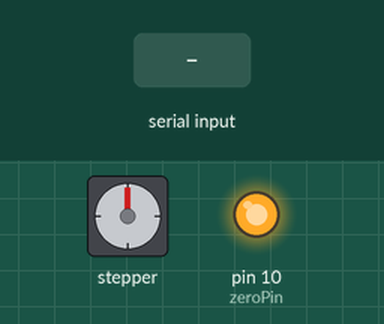
Simulated run of this sketch. Board: Arduino Uno, built with avr-gcc and run on an emulated ATmega328P. Shown: stepper motor, output pins drawn as LEDs (lit = HIGH). Wiring (inferred from the names in the program): stepper motor driver (200 steps per turn assumed): step pin 9; direction pin 8. The inputs (shaded band) are chosen by the test bench. Pins used as bus, display or sensor lines are not drawn; what the sketch prints to the serial monitor is not drawn.

Above: at 2.2 s.
2.3 s: "spin 150\n" received over Serial
At 4.2 s:
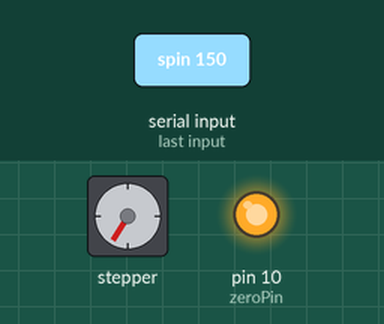
5.1 s: "spin 150\n" received over Serial
At 7.6 s:
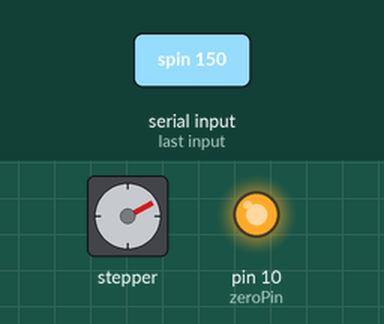
Timing chart, 0 to 9.1 s (numbered marks = the images above; inputs shaded):
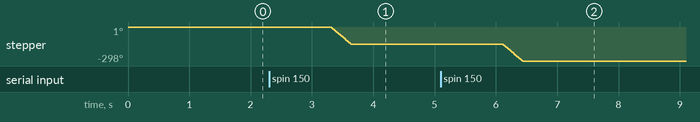

Measured:
- after the input at 2.3 s, stepper: turns 149° counter-clockwise in 0.33 s, starting after 1.0 s
- after the input at 5.1 s, stepper: turns 149° counter-clockwise in 0.33 s, starting after 1.0 s

The sketch:

motor.ino
```cpp
#include <math.h>

#define dirPin 8 // set this pin to low for CW spin, set to high for CCW spin
#define stepPin 9 // 1.8 degrees/step
#define zeroPin 10 // Pull this pin low to zero the motor
#define sleepPin 11 // Pull this pin low to stop inputs from working (do not recommend)
#define stepsPerRevolution 200

void setup() {
  Serial.begin(115200);
  delay(1000);
  pinMode(stepPin, OUTPUT);
  pinMode(dirPin, OUTPUT);
  pinMode(zeroPin, OUTPUT);
  pinMode(sleepPin, OUTPUT);
  digitalWrite(zeroPin, HIGH);
  digitalWrite(sleepPin, HIGH);
  Serial.println(F("Starting program"));
}

void rotateMotor(double angle) {
  // Set the motor to either CW or CCW
  if(angle < 0) {
    digitalWrite(dirPin, HIGH);
  } else {
    digitalWrite(dirPin, LOW);
  }

  int steps = int(floor(abs(angle)/1.8)); // Turns the angle into steps, remember there is 1.8 degrees/step
  for(int i = 0; i < steps; i++) { // Turns the stepper motor an amount of steps
    digitalWrite(stepPin, HIGH);
    delayMicroseconds(2000);
    digitalWrite(stepPin, LOW);
    delayMicroseconds(2000);
  }
}

void processCommands() {
  if(Serial.available() > 0) {
    String str = Serial.readString();
    str.trim(); // Remove whitespace from the input
    String cmd = str.substring(0, str.indexOf(' ')); // Gets all of an input string before a space is entered
    String arg = str.substring(str.indexOf(' ') + 1); // Gets all of an input string after a space is entered
    if(cmd == "spin") {
      bool negative = false;
      if(arg.indexOf('-') != -1) { // If there is a negative character in the argument string, remove it and set the negative flag to true
        arg.replace('-', '\n');
        arg.trim();
        negative = true;
      }

      double angle = atof(arg.c_str()) * (negative ? -1 : 1); // Gets the angle from the argument string
      rotateMotor(angle);
    }
  }
}

void loop() {
  processCommands();
}
```
